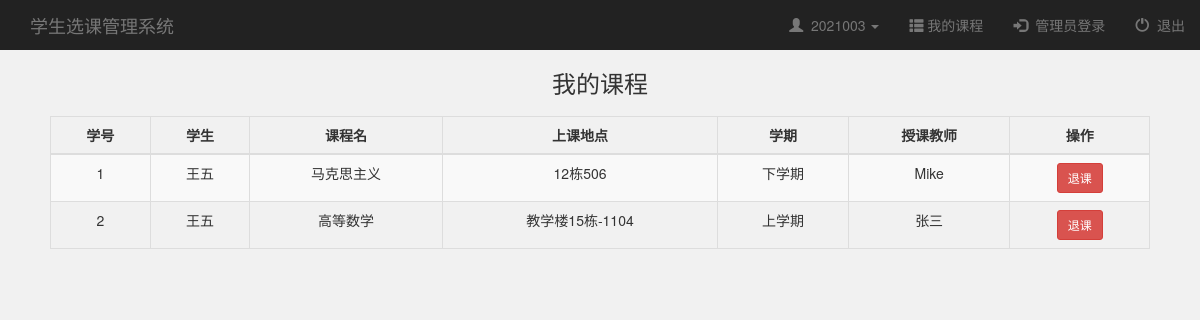
Page /self_course/ (signed in) on the committed database.
### app/models.py (models this page shows, shortened)
class CourseRecord(models.Model):
    id = models.AutoField(primary_key=True, verbose_name="ID")
    course = models.ForeignKey(Course, on_delete=models.CASCADE, verbose_name="课程")
    student = models.ForeignKey(Student, on_delete=models.CASCADE, verbose_name="学生")
    date = models.DateTimeField("创建时间", auto_now=True)
    class Meta:
        verbose_name = "选课管理"
        verbose_name_plural = "选课管理"

class Student(models.Model):
    id = models.AutoField(primary_key=True, verbose_name="ID")
    username = models.CharField(max_length=10, verbose_name="学号")
    password = models.CharField(max_length=10, verbose_name="密码")
    nickname = models.CharField(max_length=10, verbose_name="姓名")
    class Meta:
        verbose_name = "学生管理"
        verbose_name_plural = "学生管理"

class Course(models.Model):
    terms = (
        (1, "上学期"),
        (2, "下学期"),
    )
    id = models.AutoField(primary_key=True, verbose_name="ID")
    name = models.CharField(max_length=10, verbose_name="课程名字")
    teacher = models.ForeignKey(Teacher, on_delete=models.CASCADE, verbose_name="授课教师")
    address = models.CharField(max_length=20, verbose_name="上课地点")
    term = models.IntegerField(choices=terms, default=1, verbose_name="学期")
    class Meta:
        verbose_name = "课程管理"
        verbose_name_plural = "课程管理"

class Teacher(models.Model):
    id = models.AutoField(primary_key=True, verbose_name="ID")
    username = models.CharField(max_length=10, verbose_name="工号")
    nickname = models.CharField(max_length=10, verbose_name="姓名")
    class Meta:
        verbose_name = "教师管理"
        verbose_name_plural = "教师管理"

### app/views.py (the view)
    def wra(req, *arg, **kwargs):
        if not req.session.get('username'):
            return redirect("/login")
        return func(req, *arg, **kwargs)

### app/views.py (called while the page is built)
def check(func):
    def wra(req, *arg, **kwargs):
        if not req.session.get('username'):
            return redirect("/login")
        return func(req, *arg, **kwargs)
    return wra

@check
def self_course(request):
    username = request.session['username']
    user = Student.objects.get(username=username)
    cr = CourseRecord.objects.filter(student=user)
    return render(request, 'self_course.html', {"cr": cr})

### templates/self_course.html (shortened to what this page needs)
{% extends 'base.html' %}
{% block content %}
<h3 align="center">我的课程</h3>
    <div class="main">
        <table class="table table-striped table-bordered">
            <thead>
            <tr>
                <th style="text-align: center">学号</th>
                <th style="text-align: center">学生</th>
                <th style="text-align: center">课程名</th>
                <th style="text-align: center">上课地点</th>
                <th style="text-align: center">学期</th>
                <th style="text-align: center">授课教师</th>
                <th style="text-align: center">操作</th>
            </tr>
            </thead>
            <tbody style="text-align: center">
            {% for i in cr %}
                <tr>
                    <td>{{ forloop.counter }}</td>
                    <td>{{ i.student.nickname }}</td>
                    <td>{{ i.course.name }}</td>
                    <td>{{ i.course.address }}</td>
                    <td>{{ i.course.get_term_display }}</td>
                    <td>{{ i.course.teacher.nickname }}</td>
                    <td><button class="btn btn-sm btn-danger" onclick="refund({{ i.id }})">退课</button></td>
                </tr>
            {% endfor %}
            </tbody>
        </table>
    </div>
{% endblock %}

### templates/base.html (shortened to what this page needs)
<!DOCTYPE html>
<html lang="en">
<head>
    <link rel="stylesheet" href="/static/css/bootstrap.min.css">
</head>
<body style="background-color: #f1f1f1">
<nav class="nav navbar-inverse">
    <div class="container-fluid">
        <div class="navbar-header">
            <a class="navbar-brand" href="/index/">学生选课管理系统</a>
        </div>
        <ul class="nav navbar-nav navbar-right">
            <li class="dropdown">
                <a href="#" data-toggle="dropdown">
                    <span class="glyphicon glyphicon-user" aria-hidden="true"></span>&nbsp; {% if request.session.username %}{{ request.session.username }}{% else %}个人中心{% endif %}&nbsp;<span class="caret"></span>
                </a>
            </li>
            <li>
                <a href="/self_course/">
                    <span class="glyphicon glyphicon-th-list" aria-hidden="true"></span>&nbsp;我的课程
                </a>
            </li>
            <li>
                    <a href="/admin/" target="_blank">
                        <span class="glyphicon glyphicon-log-in" aria-hidden="true"></span>&nbsp; 管理员登录
                    </a>
            </li>
            <li>
                <a href="/logout/">
                    <span class="glyphicon glyphicon-off" aria-hidden="true"></span>&nbsp; 退出
                </a>
            </li>
        </ul>
    </div>
</nav>
{% block content %}
{% endblock %}
</body>
</html>

### templates/self_course.html (style rules this page uses)
.main { margin-top: 20px; margin-left: 50px; margin-right: 50px; }

### rows in the picture
CourseRecord: student.nickname "王五", course.name "马克思主义", course.address "12栋506", course.term "下学期", course.teacher.nickname "Mike"
CourseRecord: student.nickname "王五", course.name "高等数学", course.address "教学楼15栋-1104", course.term "上学期", course.teacher.nickname "张三"

### other values in the picture
{{ request.session.username }} "2021003"
